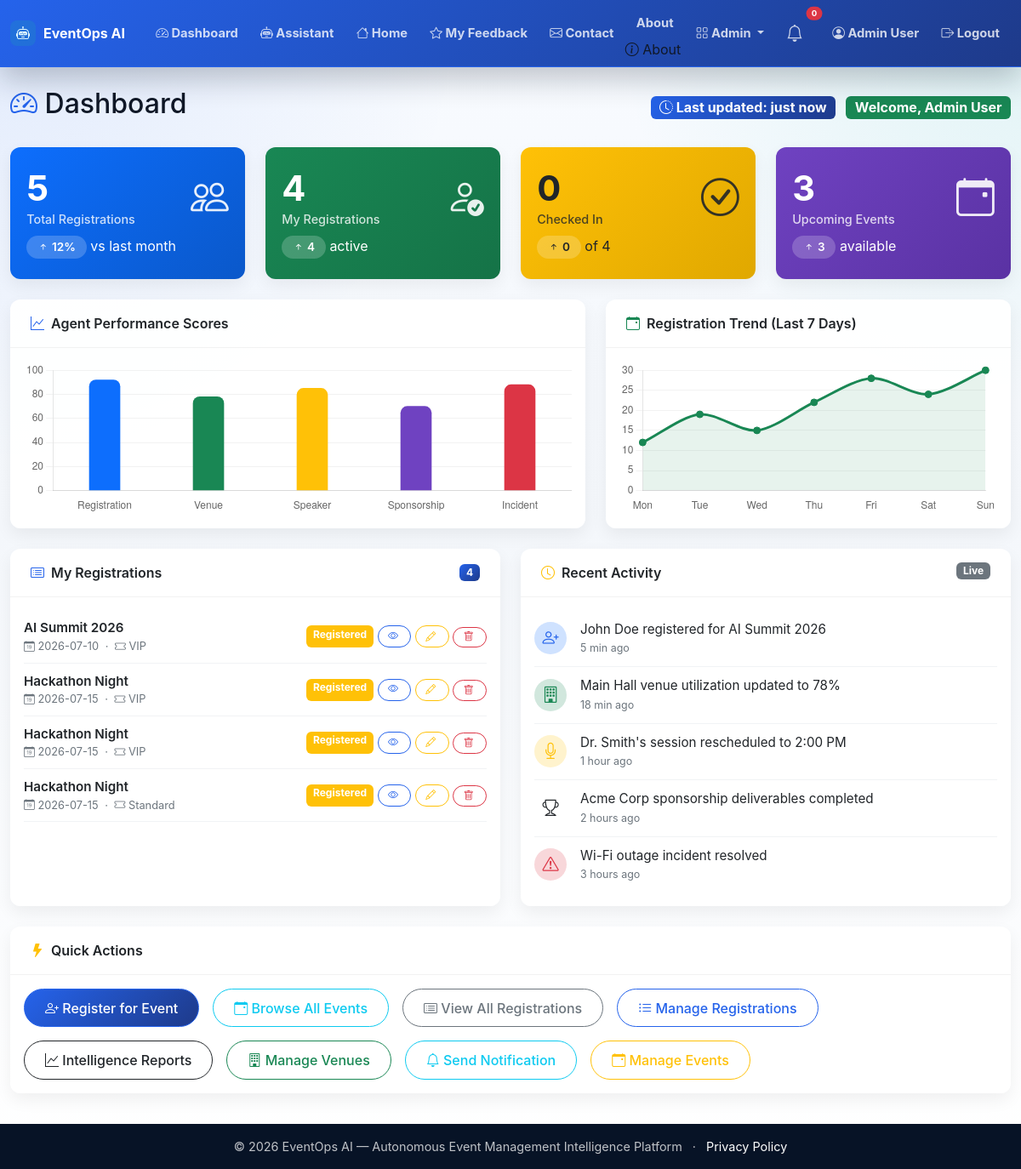
The page /dashboard (signed in) on the database as committed earlier.
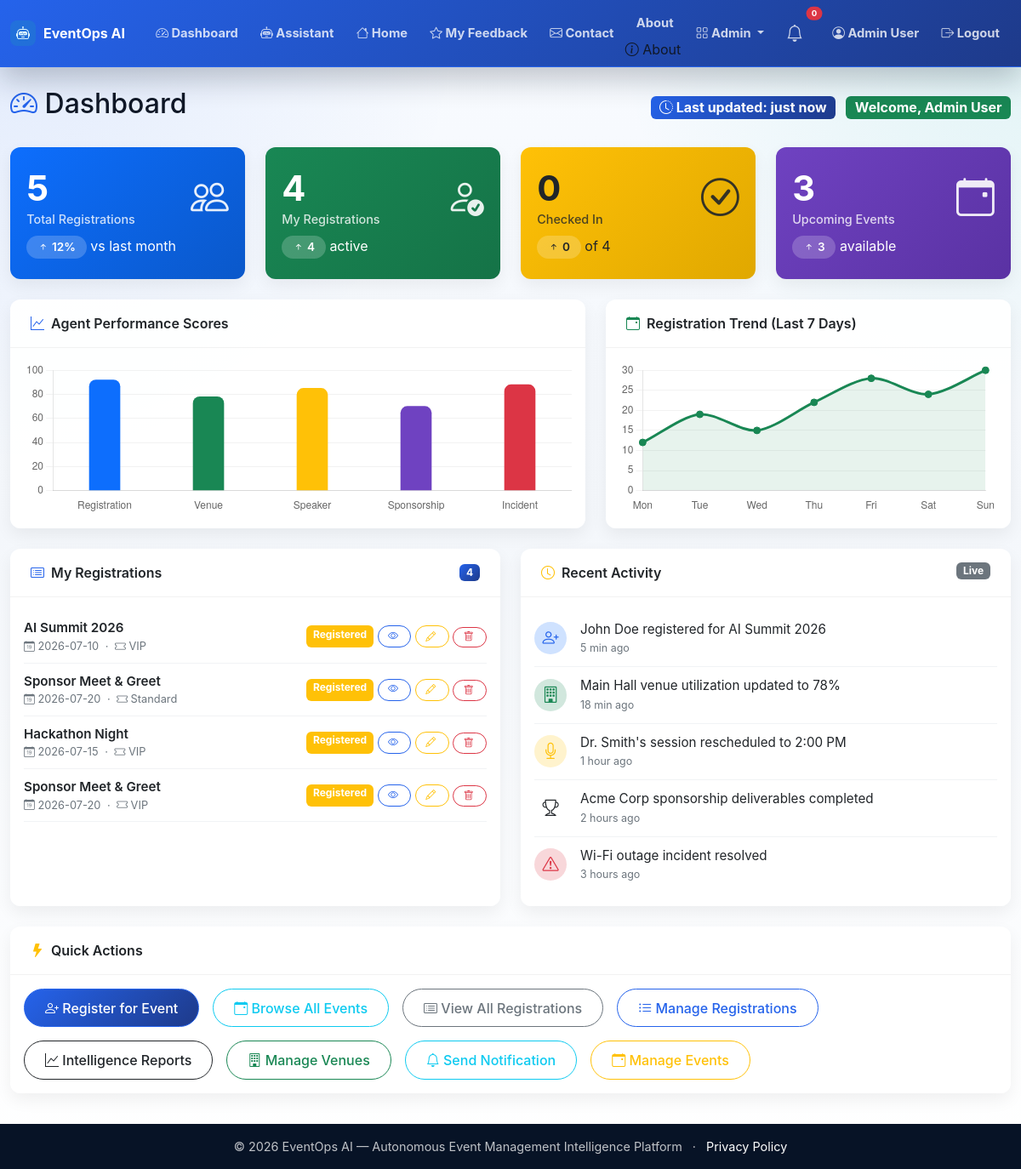
The same page on the database as committed later.
### app.py (models this page shows)
class Registration(db.Model):
    id = db.Column(db.Integer, primary_key=True)
    user_id = db.Column(db.Integer, db.ForeignKey('user.id'))
    event_id = db.Column(db.Integer, db.ForeignKey('event.id'))
    ticket_type = db.Column(db.String(50))
    status = db.Column(db.String(20), default='registered')
    checked_in = db.Column(db.Boolean, default=False)
    registered_at = db.Column(db.DateTime, default=lambda: datetime.now(timezone.utc))
    user = db.relationship('User', backref='registrations')
    event = db.relationship('Event', backref='registrations')

class Event(db.Model):
    id = db.Column(db.Integer, primary_key=True)
    title = db.Column(db.String(200), nullable=False)
    description = db.Column(db.Text)
    date = db.Column(db.String(50))
    time = db.Column(db.String(50))
    location = db.Column(db.String(200))
    capacity = db.Column(db.Integer)
    status = db.Column(db.String(20), default='upcoming')
    created_at = db.Column(db.DateTime, default=lambda: datetime.now(timezone.utc))

### app.py (the view)
@app.route('/dashboard')
@login_required
def dashboard():
    stats = {
        'registrations': Registration.query.count(),
        'venues': Venue.query.count(),
        'speakers': Speaker.query.count(),
        'sponsorships': Sponsorship.query.count(),
    }
    user_regs = Registration.query.filter_by(user_id=current_user.id).all()
    my_reg_count = len(user_regs)
    checked_in_count = sum(1 for r in user_regs if r.checked_in)
    upcoming_events_count = Event.query.filter(Event.status == 'upcoming').count()
    stats['my_registrations'] = my_reg_count
    stats['checked_in'] = checked_in_count
    stats['upcoming_events'] = upcoming_events_count
    recent_incidents = Incident.query.order_by(Incident.reported_at.desc()).limit(5).all()
    recent_activities = [
        {'icon': 'person-plus', 'color': 'primary', 'text': 'John Doe registered for AI Summit 2026', 'time': '5 min ago'},
        {'icon': 'building', 'color': 'success', 'text': 'Main Hall venue utilization updated to 78%', 'time': '18 min ago'},
        {'icon': 'mic', 'color': 'warning', 'text': 'Dr. Smith\'s session rescheduled to 2:00 PM', 'time': '1 hour ago'},
        {'icon': 'trophy', 'color': 'purple', 'text': 'Acme Corp sponsorship deliverables completed', 'time': '2 hours ago'},
        {'icon': 'exclamation-triangle', 'color': 'danger', 'text': 'Wi-Fi outage incident resolved', 'time': '3 hours ago'},
    ]
    return render_template('dashboard.html',
                           stats=stats,
                           my_registrations=user_regs,
                           recent_activities=recent_activities,
                           recent_incidents=recent_incidents)

### app.py (called while the page is built)
@login_manager.user_loader
def load_user(user_id):
    return User.query.get(int(user_id))

### templates/dashboard.html (shortened to what the changed rows need)
{% extends "base.html" %}
{% block content %}
<div class="d-flex justify-content-between align-items-center mb-4">
    <h2><i class="bi bi-speedometer2 text-primary"></i> Dashboard</h2>
</div>
<div class="row g-4 mb-4">
    <div class="col-md-6">
        <div class="card chart-card h-100">
            <div class="card-body p-3">
                {% if my_registrations %}
                    <div class="list-group list-group-flush">
                    {% for reg in my_registrations %}
                        <div class="registration-item">
                            <div>
                                <div class="event-title">
                                    {% if reg.event %}
                                        {{ reg.event.title }}
                                    {% else %}
                                        <span class="text-danger">Event unavailable</span>
                                    {% endif %}
                                </div>
                                <div class="event-meta">
                                    {% if reg.event %}
                                        <i class="bi bi-calendar-date"></i> {{ reg.event.date }}
                                        <span class="mx-1">·</span>
                                    {% endif %}
                                    <i class="bi bi-ticket"></i> {{ reg.ticket_type }}
                                </div>
                            </div>
                            <div class="actions">
                                <span class="badge bg-{{ 'success' if reg.checked_in else 'warning' if reg.status == 'registered' else 'secondary' }}">
                                    {% if reg.checked_in %}
                                        <i class="bi bi-check-circle"></i> Checked In
                                    {% else %}
                                        {{ reg.status|title }}
                                    {% endif %}
                                </span>
                                {% if reg.event %}
                                <a href="{{ url_for('event_detail', event_id=reg.event.id) }}" class="btn btn-outline-primary btn-action-sm">
                                    <i class="bi bi-eye"></i>
                                </a>
                                {% endif %}
                                {% if reg.event %}
                                <button class="btn btn-outline-warning btn-action-sm" data-bs-toggle="modal" data-bs-target="#editModalDash{{ reg.id }}">
                                    <i class="bi bi-pencil"></i>
                                </button>
                                {% endif %}
                                <form method="POST" action="{{ url_for('cancel_registration', reg_id=reg.id) }}" style="display:inline;"
                                      onsubmit="return confirm('Cancel your registration for \'{{ reg.event.title if reg.event else 'this event' }}\'? This cannot be undone.');">
                                    <button type="submit" class="btn btn-outline-danger btn-action-sm">
                                        <i class="bi bi-trash"></i>
                                    </button>
                                </form>
                            </div>
                        </div>
                    {% endfor %}
                    </div>
                {% else %}
                    <p class="text-muted text-center py-3">You haven't registered for any events yet.</p>
                    <div class="text-center">
                        <a href="{{ url_for('browse_events') }}" class="btn btn-primary btn-sm">Browse Events</a>
                    </div>
                {% endif %}
            </div>
        </div>
    </div>
</div>
{% endblock %}

Rows that differ between the two databases and show on the page:
removed Registration: event "Hackathon Night", event "2026-07-15", ticket_type "VIP", status "Registered"
removed Registration: event "Hackathon Night", event "2026-07-15", ticket_type "Standard", status "Registered"
added Registration: event "Sponsor Meet & Greet", event "2026-07-20", ticket_type "Standard", status "Registered"
added Registration: event "Sponsor Meet & Greet", event "2026-07-20", ticket_type "VIP", status "Registered"
